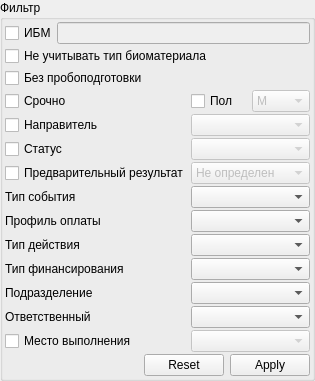
            <widget class="QGroupBox" name="grpStaticFilter">
             <property name="sizePolicy">
              <sizepolicy hsizetype="Minimum" vsizetype="Preferred">
               <horstretch>0</horstretch>
               <verstretch>0</verstretch>
              </sizepolicy>
             </property>
             <property name="title">
              <string>Фильтр</string>
             </property>
             <layout class="QGridLayout" name="gridLayout_5">
              <property name="margin">
               <number>2</number>
              </property>
              <property name="spacing">
               <number>2</number>
              </property>
              <item row="4" column="0">
               <widget class="QCheckBox" name="chkRelegateOrg">
                <property name="text">
                 <string>Направитель</string>
                </property>
               </widget>
              </item>
              <item row="8" column="1" colspan="2">
               <widget class="CRBServiceComboBox" name="cmbService">
                <property name="sizePolicy">
                 <sizepolicy hsizetype="Preferred" vsizetype="Fixed">
                  <horstretch>0</horstretch>
                  <verstretch>0</verstretch>
                 </sizepolicy>
                </property>
               </widget>
              </item>
              <item row="5" column="0">
               <widget class="QCheckBox" name="chkStatus">
                <property name="text">
                 <string>Статус</string>
                </property>
               </widget>
              </item>
              <item row="4" column="1" colspan="2">
               <widget class="COrgComboBox" name="cmbRelegateOrg">
                <property name="enabled">
                 <bool>false</bool>
                </property>
               </widget>
              </item>
              <item row="6" column="0">
               <widget class="QCheckBox" name="chkPreliminaryResult">
                <property name="text">
                 <string>Предварительный результат</string>
                </property>
               </widget>
              </item>
              <item row="12" column="1" colspan="2">
               <widget class="CPersonComboBoxEx" name="cmbExecPerson">
                <property name="sizePolicy">
                 <sizepolicy hsizetype="Minimum" vsizetype="Fixed">
                  <horstretch>1</horstretch>
                  <verstretch>0</verstretch>
                 </sizepolicy>
                </property>
               </widget>
              </item>
              <item row="8" column="0">
               <widget class="QLabel" name="lblService">
                <property name="text">
                 <string>Профиль оплаты</string>
                </property>
               </widget>
              </item>
              <item row="3" column="2">
               <widget class="QComboBox" name="cmbClientSex">
                <property name="enabled">
                 <bool>false</bool>
                </property>
                <property name="sizePolicy">
                 <sizepolicy hsizetype="Preferred" vsizetype="Fixed">
                  <horstretch>0</horstretch>
                  <verstretch>0</verstretch>
                 </sizepolicy>
                </property>
                <item>
                 <property name="text">
                  <string>М</string>
                 </property>
                </item>
                <item>
                 <property name="text">
                  <string>Ж</string>
                 </property>
                </item>
               </widget>
              </item>
              <item row="6" column="1" colspan="2">
               <widget class="QComboBox" name="cmbPreliminaryResult">
                <property name="enabled">
                 <bool>false</bool>
                </property>
                <item>
                 <property name="text">
                  <string>Не определен</string>
                 </property>
                </item>
                <item>
                 <property name="text">
                  <string>Получен</string>
                 </property>
                </item>
                <item>
                 <property name="text">
                  <string>Без результата</string>
                 </property>
                </item>
               </widget>
              </item>
              <item row="3" column="0">
               <widget class="QCheckBox" name="chkUrgent">
                <property name="text">
                 <string>Срочно</string>
                </property>
               </widget>
              </item>
              <item row="12" column="0">
               <widget class="QLabel" name="lblExecPerson">
                <property name="text">
                 <string>Ответственный</string>
                </property>
               </widget>
              </item>
              <item row="10" column="1" colspan="2">
               <widget class="CRBComboBox" name="cmbFinanceType">
                <property name="sizePolicy">
                 <sizepolicy hsizetype="Preferred" vsizetype="Fixed">
                  <horstretch>0</horstretch>
                  <verstretch>0</verstretch>
                 </sizepolicy>
                </property>
               </widget>
              </item>
              <item row="1" column="0" colspan="3">
               <widget class="QCheckBox" name="chkTissueType">
                <property name="text">
                 <string>Не учитывать тип биоматериала</string>
                </property>
               </widget>
              </item>
              <item row="3" column="1">
               <widget class="QCheckBox" name="chkClientSex">
                <property name="text">
                 <string>Пол</string>
                </property>
               </widget>
              </item>
              <item row="9" column="1" colspan="2">
               <widget class="CActionTypeComboBox" name="cmbActionType">
                <property name="sizePolicy">
                 <sizepolicy hsizetype="Preferred" vsizetype="Fixed">
                  <horstretch>0</horstretch>
                  <verstretch>0</verstretch>
                 </sizepolicy>
                </property>
               </widget>
              </item>
              <item row="2" column="0" colspan="3">
               <widget class="QCheckBox" name="chkWithoutSampling">
                <property name="text">
                 <string>Без пробоподготовки</string>
                </property>
               </widget>
              </item>
              <item row="10" column="0">
               <widget class="QLabel" name="lblFinanceType">
                <property name="text">
                 <string>Тип финансирования</string>
                </property>
               </widget>
              </item>
              <item row="11" column="1" colspan="2">
               <widget class="COrgStructureComboBox" name="cmbExecOrgStructure">
                <property name="sizePolicy">
                 <sizepolicy hsizetype="Minimum" vsizetype="Fixed">
                  <horstretch>1</horstretch>
                  <verstretch>0</verstretch>
                 </sizepolicy>
                </property>
               </widget>
              </item>
              <item row="9" column="0">
               <widget class="QLabel" name="lblActionType">
                <property name="text">
                 <string>Тип действия</string>
                </property>
               </widget>
              </item>
              <item row="5" column="1" colspan="2">
               <widget class="CActionStatusComboBox" name="cmbStatus">
                <property name="enabled">
                 <bool>false</bool>
                </property>
                <property name="sizePolicy">
                 <sizepolicy hsizetype="Minimum" vsizetype="Fixed">
                  <horstretch>1</horstretch>
                  <verstretch>0</verstretch>
                 </sizepolicy>
                </property>
               </widget>
              </item>
              <item row="13" column="1" colspan="2">
               <widget class="CPolyclinicComboBox" name="cmbExecOrg">
                <property name="enabled">
                 <bool>false</bool>
                </property>
                <property name="sizePolicy">
                 <sizepolicy hsizetype="Preferred" vsizetype="Fixed">
                  <horstretch>0</horstretch>
                  <verstretch>0</verstretch>
                 </sizepolicy>
                </property>
               </widget>
              </item>
              <item row="15" column="0" rowspan="4" colspan="3">
               <layout class="QHBoxLayout" name="horizontalLayout_4">
                <property name="spacing">
                 <number>0</number>
                </property>
                <item>
                 <spacer name="horizontalSpacer_5">
                  <property name="orientation">
                   <enum>Qt::Horizontal</enum>
                  </property>
                  <property name="sizeHint" stdset="0">
                   <size>
                    <width>40</width>
                    <height>20</height>
                   </size>
                  </property>
                 </spacer>
                </item>
                <item>
                 <widget class="CApplyResetDialogButtonBox" name="buttonBoxFilter">
                  <property name="sizePolicy">
                   <sizepolicy hsizetype="Fixed" vsizetype="Fixed">
                    <horstretch>0</horstretch>
                    <verstretch>0</verstretch>
                   </sizepolicy>
                  </property>
                  <property name="orientation">
                   <enum>Qt::Horizontal</enum>
                  </property>
                  <property name="standardButtons">
                   <set>QDialogButtonBox::Apply|QDialogButtonBox::Reset</set>
                  </property>
                  <property name="centerButtons">
                   <bool>true</bool>
                  </property>
                 </widget>
                </item>
               </layout>
              </item>
              <item row="11" column="0">
               <widget class="QLabel" name="lblExecOrgStructure">
                <property name="text">
                 <string>Подразделение</string>
                </property>
               </widget>
              </item>
              <item row="0" column="0" colspan="3">
               <widget class="QWidget" name="pnlIBM" native="true">
                <layout class="QHBoxLayout" name="horizontalLayout_5">
                 <property name="spacing">
                  <number>0</number>
                 </property>
                 <property name="margin">
                  <number>0</number>
                 </property>
                 <item>
                  <widget class="QCheckBox" name="chkIBM">
                   <property name="text">
                    <string>ИБМ</string>
                   </property>
                  </widget>
                 </item>
                 <item>
                  <widget class="QLineEdit" name="edtIBM">
                   <property name="enabled">
                    <bool>false</bool>
                   </property>
                  </widget>
                 </item>
                </layout>
               </widget>
              </item>
              <item row="7" column="1" colspan="2">
               <widget class="CRBComboBox" name="cmbEventType">
                <property name="sizePolicy">
                 <sizepolicy hsizetype="Preferred" vsizetype="Fixed">
                  <horstretch>0</horstretch>
                  <verstretch>0</verstretch>
                 </sizepolicy>
                </property>
               </widget>
              </item>
              <item row="7" column="0">
               <widget class="QLabel" name="lblEventType">
                <property name="text">
                 <string>Тип события</string>
                </property>
               </widget>
              </item>
              <item row="13" column="0">
               <widget class="QCheckBox" name="chkExecOrg">
                <property name="text">
                 <string>Место выполнения</string>
                </property>
               </widget>
              </item>
             </layout>
            </widget>
